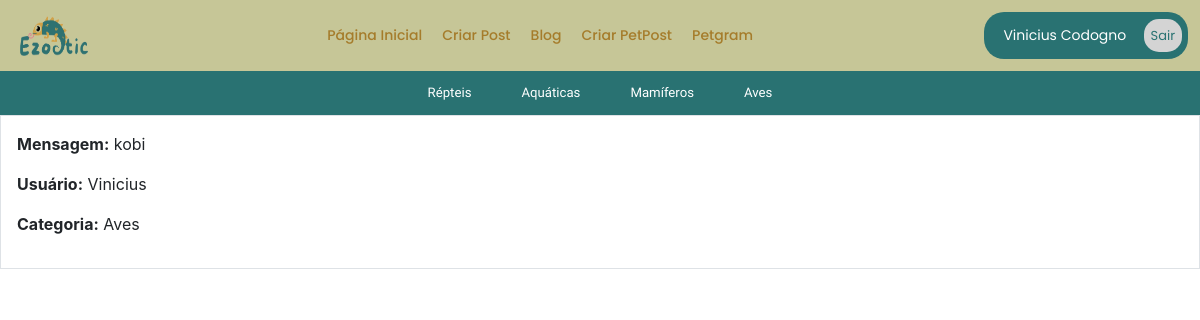
Before: /aves/ (signed in) with the older database file.
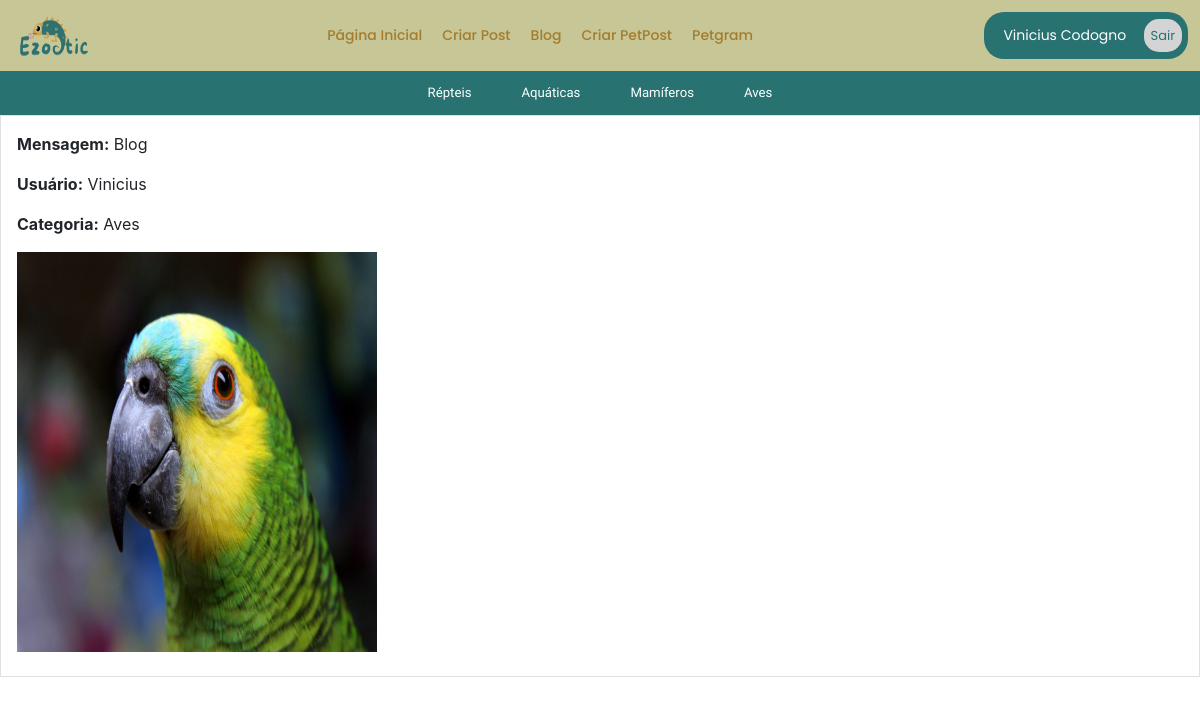
After: the same page with the newer database file.
### app/models.py (models this page shows, shortened)
class Post(db.Model):
    id = db.Column(db.Integer, primary_key=True)
    mensagem = db.Column(db.String, nullable=True)
    user_id = db.Column(db.Integer, db.ForeignKey('user.id'), nullable=True)
    imagem = db.Column(db.String, nullable=True)
    categoria = db.Column(db.String(50), nullable=True)
    data_criacao = db.Column(db.DateTime, default=datetime.utcnow)

class User(db.Model, UserMixin):
    id = db.Column(db.Integer, primary_key=True)
    nome = db.Column(db.String, nullable=True)
    sobrenome = db.Column(db.String, nullable=True)
    email = db.Column(db.String, nullable=True)
    senha = db.Column(db.String, nullable=True)
    posts = db.relationship('Post', backref='user', lazy=True)
    petgrams = db.relationship('Petgram', backref='user', lazy=True)
    comentarios_petgram = db.relationship('ComentarioPetgram', backref='user', lazy=True)

### app/views.py (the view)
@app.route('/aves/')
def aves():
    posts = Post.query.filter_by(categoria='Aves').all()
    return render_template('blog/blog_aves.html', posts=posts)

### app/models.py (called while the page is built)
@login_manager.user_loader
def load_user(user_id):
    return User.query.get(user_id)

### app/templates/blog/blog_aves.html
{% extends 'base.html' %}
{% block content %}
    {% include 'nave/nave.html' %}
    {% include 'nave/nave_blog.html' %}
    <div>
        <div class="d-flex flex-column border p-3 mb-2 rounded-3">
            {% for post in posts %}
            <p><strong>Mensagem:</strong> {{ post.mensagem }}</p>
            <p><strong>Usuário:</strong> {{ post.user.nome }}</p>
            <p><strong>Categoria:</strong> {{ post.categoria }}</p>
            {% if post.imagem %}
                <img style="width: 30vw; height: 50vh;" src="{{ url_for('static', filename='uploads/' ~ post.imagem) }}" alt="Imagem do Post" class="img-fluid mb-2">
            {% endif %}
            {% endfor %}
        </div>
    </div>
{% endblock %}

Changed rows visible on the page:
removed Post: mensagem "kobi", user.nome "Vinicius", categoria "Aves"
now on this page (row edited): Post: mensagem "Blog", user.nome "Vinicius", categoria "Aves", imagem (picture)
